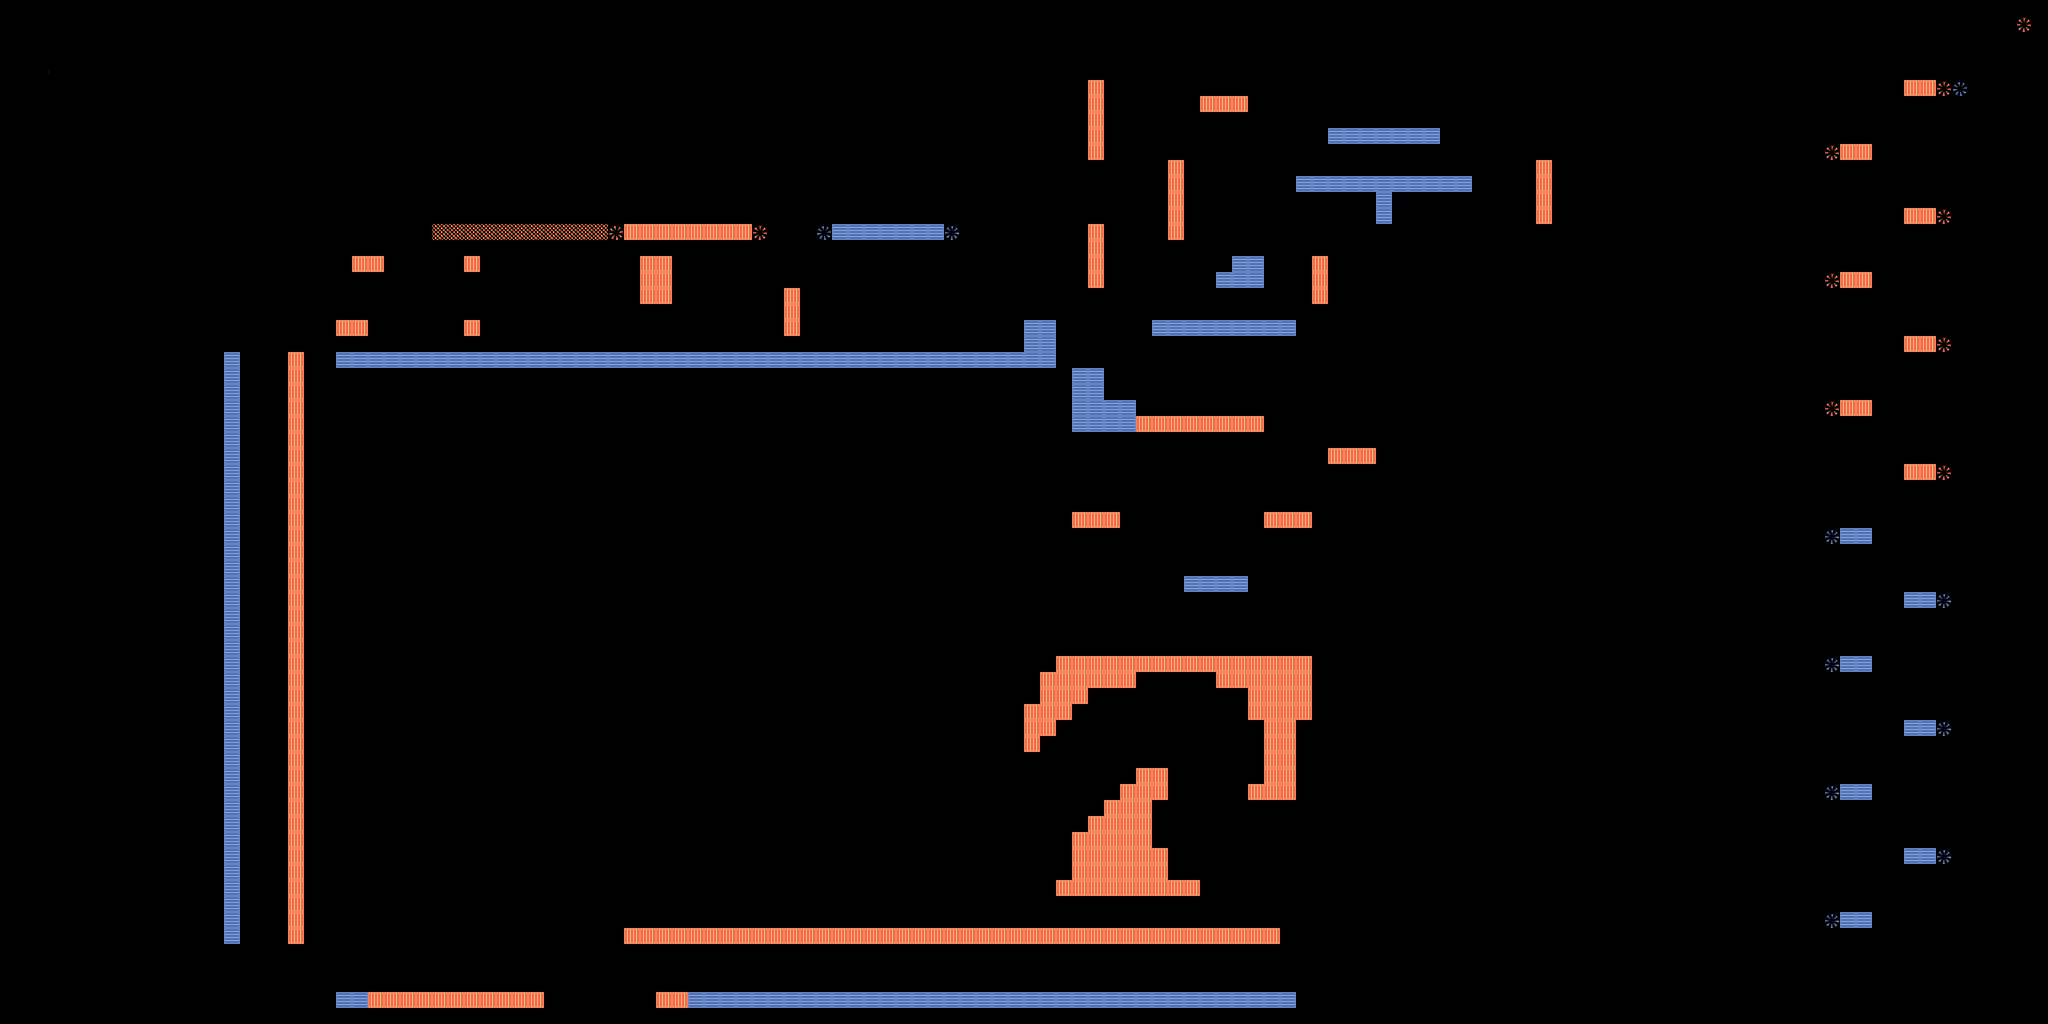

The image is a tile-based game level rendered from a .tmx file. Its description and source (layers, tilesets, objects; grid data summarised) follow:
An orthogonal 128x64 tile map with 32x32 px tiles, 3 tile layers (Background, Gameplay, Foreground), 8 tilesets and 53 objects (48x thermal, 5x spawn).

<map version="1.0" orientation="orthogonal" width="128" height="64" tilewidth="32" tileheight="32">
 <tileset firstgid="1" name="tiles2-01" tilewidth="32" tileheight="32">
  <image source="../tiles/tiles2-01.png" width="352" height="160" />
 </tileset>
 <tileset firstgid="61" name="lantern-01" tilewidth="32" tileheight="32">
  <image source="../tiles/lantern-01.png" width="64" height="64" />
  <tile id="0">
   <properties>
    <property name="status" value="off" />
    <property name="type" value="lantern" />
   </properties>
  </tile>
  <tile id="1">
   <properties>
    <property name="status" value="on" />
    <property name="type" value="lantern" />
   </properties>
  </tile>
 </tileset>
 <tileset firstgid="65" name="background-01" tilewidth="32" tileheight="32">
  <image source="../tiles/background-01.png" width="448" height="160" />
 </tileset>
 <tileset firstgid="135" name="furnace-01" tilewidth="32" tileheight="32">
  <image source="../tiles/furnace-01.png" width="32" height="32" />
  <tile id="0">
   <properties>
    <property name="type" value="heat" />
    <property name="value" value="10" />
   </properties>
  </tile>
 </tileset>
 <tileset firstgid="136" name="heatsink-01" tilewidth="32" tileheight="32">
  <image source="../tiles/heatsink-01.png" width="32" height="32" />
  <tile id="0">
   <properties>
    <property name="type" value="cool" />
    <property name="value" value="10" />
   </properties>
  </tile>
 </tileset>
 <tileset firstgid="137" name="door-01" tilewidth="32" tileheight="32">
  <image source="../tiles/door-01.png" width="32" height="96" />
 </tileset>
 <tileset firstgid="140" name="ice-01" tilewidth="32" tileheight="32">
  <image source="../tiles/ice-01.png" width="32" height="32" />
 </tileset>
 <tileset firstgid="141" name="temphaze-01" tilewidth="32" tileheight="32">
  <image source="../tiles/temphaze-01.png" width="64" height="32" />
 </tileset>
 <layer name="Background" width="128" height="64">
  <data>[8192 cells, 96 non-empty, 6 distinct tile ids]</data>
 </layer>
 <layer name="Gameplay" width="128" height="64">
  <data>[8192 cells, 2099 non-empty, 13 distinct tile ids]</data>
 </layer>
 <objectgroup name="Interactive" width="128" height="64">
  <object name="SpawnPoint1" type="spawn" x="96" y="1952" width="32" height="64" />
  <object name="SpawnPoint4" type="spawn" x="2112" y="1213" width="32" height="64" />
  <object name="HeatingPad01" type="thermal" x="1248" y="448" width="256" height="32">
   <properties>
    <property name="value" value="4" />
   </properties>
  </object>
  <object name="CoolingPad01" type="thermal" x="2370" y="1150" width="124" height="32">
   <properties>
    <property name="value" value="-4" />
   </properties>
  </object>
  <object name="HeatingPad01" type="thermal" x="3808" y="928" width="64" height="32">
   <properties>
    <property name="value" value="4" />
   </properties>
  </object>
  <object name="CoolingPad01" type="thermal" x="3680" y="1056" width="64" height="32">
   <properties>
    <property name="value" value="-4" />
   </properties>
  </object>
  <object name="HeatingPad01" type="thermal" x="3808" y="672" width="64" height="32">
   <properties>
    <property name="value" value="4" />
   </properties>
  </object>
  <object name="CoolingPad01" type="thermal" x="3808" y="1184" width="64" height="32">
   <properties>
    <property name="value" value="-4" />
   </properties>
  </object>
  <object name="CoolingPad01" type="thermal" x="3680" y="1312" width="64" height="32">
   <properties>
    <property name="value" value="-4" />
   </properties>
  </object>
  <object name="CoolingPad01" type="thermal" x="3808" y="1440" width="64" height="32">
   <properties>
    <property name="value" value="-4" />
   </properties>
  </object>
  <object name="CoolingPad01" type="thermal" x="3680" y="1568" width="64" height="32">
   <properties>
    <property name="value" value="-4" />
   </properties>
  </object>
  <object name="CoolingPad01" type="thermal" x="3808" y="1696" width="64" height="32">
   <properties>
    <property name="value" value="-4" />
   </properties>
  </object>
  <object name="CoolingPad01" type="thermal" x="3680" y="1824" width="64" height="32">
   <properties>
    <property name="value" value="-4" />
   </properties>
  </object>
  <object name="HeatingPad01" type="thermal" x="3680" y="800" width="64" height="32">
   <properties>
    <property name="value" value="4" />
   </properties>
  </object>
  <object name="HeatingPad01" type="thermal" x="3680" y="544" width="64" height="32">
   <properties>
    <property name="value" value="4" />
   </properties>
  </object>
  <object name="HeatingPad01" type="thermal" x="3808" y="416" width="64" height="32">
   <properties>
    <property name="value" value="4" />
   </properties>
  </object>
  <object name="HeatingPad01" type="thermal" x="3680" y="288" width="64" height="32">
   <properties>
    <property name="value" value="4" />
   </properties>
  </object>
  <object name="HeatingPad01" type="thermal" x="3808" y="160" width="64" height="32">
   <properties>
    <property name="value" value="4" />
   </properties>
  </object>
  <object name="HeatingPad01" type="thermal" x="570" y="703" width="38" height="1184">
   <properties>
    <property name="value" value="4" />
   </properties>
  </object>
  <object name="CoolingPad01" type="thermal" x="448" y="704" width="38" height="1184">
   <properties>
    <property name="value" value="-4" />
   </properties>
  </object>
  <object name="HeatingPad01" type="thermal" x="2273" y="829" width="256" height="34">
   <properties>
    <property name="value" value="4" />
   </properties>
  </object>
  <object name="HeatingPad01" type="thermal" x="2657" y="892" width="95" height="36">
   <properties>
    <property name="value" value="4" />
   </properties>
  </object>
  <object name="HeatingPad01" type="thermal" x="2528" y="1022" width="96" height="34">
   <properties>
    <property name="value" value="4" />
   </properties>
  </object>
  <object name="CoolingPad01" type="thermal" x="1664" y="448" width="224" height="32">
   <properties>
    <property name="value" value="-4" />
   </properties>
  </object>
  <object name="CoolingPad01" type="thermal" x="2302" y="637" width="291" height="35">
   <properties>
    <property name="value" value="-4" />
   </properties>
  </object>
  <object name="CoolingPad01" type="thermal" x="2145" y="800" width="128" height="64">
   <properties>
    <property name="value" value="-4" />
   </properties>
  </object>
  <object name="HeatingPad01" type="thermal" x="2145" y="1021" width="96" height="35">
   <properties>
    <property name="value" value="4" />
   </properties>
  </object>
  <object name="HeatingPad01" type="thermal" x="2177" y="448" width="37" height="127">
   <properties>
    <property name="value" value="4" />
   </properties>
  </object>
  <object name="CoolingPad01" type="thermal" x="2464" y="512" width="66" height="64">
   <properties>
    <property name="value" value="-4" />
   </properties>
  </object>
  <object name="CoolingPad01" type="thermal" x="2430" y="543" width="34" height="34">
   <properties>
    <property name="value" value="-4" />
   </properties>
  </object>
  <object name="CoolingPad01" type="thermal" x="2594" y="348" width="352" height="35">
   <properties>
    <property name="value" value="-4" />
   </properties>
  </object>
  <object name="CoolingPad01" type="thermal" x="2657" y="251" width="225" height="36">
   <properties>
    <property name="value" value="-4" />
   </properties>
  </object>
  <object name="HeatingPad01" type="thermal" x="1566" y="576" width="33" height="95">
   <properties>
    <property name="value" value="4" />
   </properties>
  </object>
  </objectgroup>
 <layer name="Foreground" width="128" height="64">
  <data>[8192 cells, 108 non-empty, 1 distinct tile ids]</data>
 </layer>
</map>
<!-- 20 of 53 objects omitted -->
